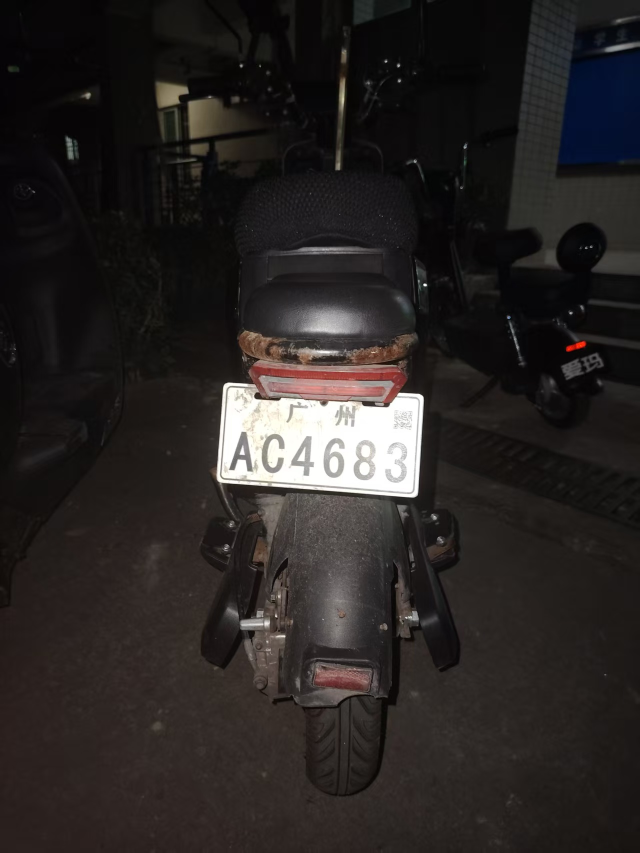
#> input picture car1.jpg, 1279 x 1706 px (shown at 1/2 size); its folder holds only this picture in this run
$ python -i fitLine-detection.py   (imports and definitions only)
#> lines starting #> are read from the running program, lines starting #| are printed output that depends on the picture; after the words box and inside, x2 and y2 are one past the last pixel; in counts of white or black regions, pixels touching at a corner belong together
import cv2
import numpy as np
import os
import tkinter as tk
from tkinter import ttk
from PIL import Image, ImageTk


def draw_fit_lines(image_path):
    """
    在原图像上绘制使用cv2.fitLine拟合的上下边界线

    参数:
    image_path: 输入图片路径
    """
#> called with image_path = 'car1.jpg'
    # 读取图片
    img = cv2.imread(image_path)
#> img is the input picture: shape (1706, 1279, 3); mean B, G, R 35.7, 37, 41
    if img is None:
        print(f"无法读取图片: {image_path}")
        return None

    original = img.copy()
    height, width = img.shape[:2]
#> height = 1706; width = 1279

    # 转换为灰度图并进行自适应二值化
    gray = cv2.cvtColor(img, cv2.COLOR_BGR2GRAY)
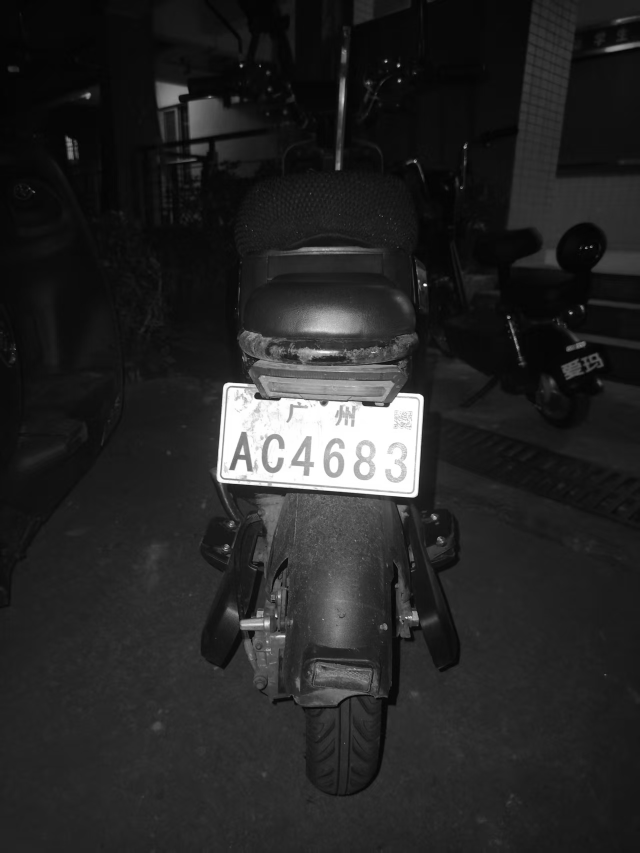
#> gray: shape (1706, 1279) (shown at 1/2 size); min 0, max 255, mean 38.1
    binary = cv2.adaptiveThreshold(gray, 180, cv2.ADAPTIVE_THRESH_GAUSSIAN_C, cv2.THRESH_BINARY_INV, 11, 2)
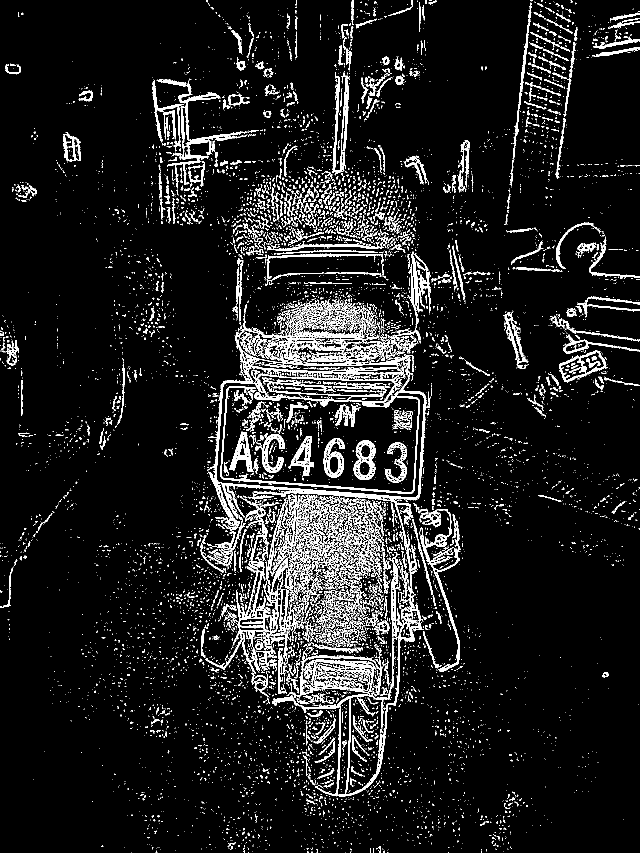
#> binary: shape (1706, 1279) (shown at 1/2 size); values 0 (black) and 180 (white), 9% white; 10265 white regions (9118 under 20 px)

    # 寻找轮廓
    contours, _ = cv2.findContours(binary, cv2.RETR_EXTERNAL, cv2.CHAIN_APPROX_SIMPLE)
#> contours = 9678 contours, 9153 with area under 20; largest, box (x1, y1, x2, y2) and area: (414, 618, 853, 1593) 120234, (411, 997, 583, 1348) 9781, (621, 1318, 759, 1387) 6756, (1118, 700, 1216, 765) 3329, (839, 1018, 921, 1344) 3100

    if not contours:
        print("未找到轮廓")
        return original

    # 找到最大的轮廓
    contours = sorted(contours, key=cv2.contourArea, reverse=True)
    largest_contour = contours[0]
#> largest_contour = contour of 5554 points, box (x1, y1, x2, y2) (414, 618, 853, 1593), area 120234

    # 提取轮廓点
    contour_points = largest_contour.reshape(-1, 2).astype(np.float32)
#> contour_points = 5554 pairs, first value 414 to 852, second value 618 to 1592

    # 计算轮廓的中心Y坐标
    center_y = np.mean(contour_points[:, 1])
#> center_y = 939.1

    # 分离上下边界点
    upper_points = contour_points[contour_points[:, 1] < center_y]
#> upper_points = 2844 pairs, first value 415 to 852, second value 618 to 939
    lower_points = contour_points[contour_points[:, 1] > center_y]
#> lower_points = 2710 pairs, first value 414 to 846, second value 940 to 1592

    # 如果分离点太少，尝试另一种方法
    if len(upper_points) < 10 or len(lower_points) < 10:
        # 按Y坐标排序
        sorted_points_y = sorted(contour_points, key=lambda p: p[1])
        mid = len(sorted_points_y) // 2
        upper_points = np.array(sorted_points_y[:mid], dtype=np.float32)
        lower_points = np.array(sorted_points_y[mid:], dtype=np.float32)

    # 使用cv2.fitLine拟合上下边界线
    upper_line = None
    lower_line = None

    if len(upper_points) > 3:
        upper_line = cv2.fitLine(upper_points, cv2.DIST_L2, 0, 0.01, 0.01)
#> upper_line = [0.998, -0.0638, 642.4, 699.8]

    if len(lower_points) > 3:
        lower_line = cv2.fitLine(lower_points, cv2.DIST_L2, 0, 0.01, 0.01)
#> lower_line = [0.523, 0.852, 673.4, 1190.2]

    # 在原图上绘制上下边界线
    if upper_line is not None:
        # 提取直线参数
        vx_upper = upper_line[0][0]
#> vx_upper = 0.998
        vy_upper = upper_line[1][0]
#> vy_upper = -0.0638
        x0_upper = upper_line[2][0]
#> x0_upper = 642.4
        y0_upper = upper_line[3][0]
#> y0_upper = 699.8

        # 计算直线在图像边界的两个点
        if abs(vx_upper) > abs(vy_upper):
            # 水平线为主
            x1 = 0
            y1 = int(y0_upper + (x1 - x0_upper) * (vy_upper / vx_upper))
#> y1 = 740
            x2 = width - 1
#> x2 = 1278
            y2 = int(y0_upper + (x2 - x0_upper) * (vy_upper / vx_upper))
#> y2 = 659
        else:
            # 垂直线为主
            y1 = 0
            x1 = int(x0_upper + (y1 - y0_upper) * (vx_upper / vy_upper))
            y2 = height - 1
            x2 = int(x0_upper + (y2 - y0_upper) * (vx_upper / vy_upper))

        # 绘制上边界线（红色）
        cv2.line(original, (x1, y1), (x2, y2), (0, 0, 255), 2)

    if lower_line is not None:
        # 提取直线参数
        vx_lower = lower_line[0][0]
#> vx_lower = 0.523
        vy_lower = lower_line[1][0]
#> vy_lower = 0.852
        x0_lower = lower_line[2][0]
#> x0_lower = 673.4
        y0_lower = lower_line[3][0]
#> y0_lower = 1190.2

        # 计算直线在图像边界的两个点
        if abs(vx_lower) > abs(vy_lower):
            # 水平线为主
            x1 = 0
            y1 = int(y0_lower + (x1 - x0_lower) * (vy_lower / vx_lower))
            x2 = width - 1
            y2 = int(y0_lower + (x2 - x0_lower) * (vy_lower / vx_lower))
        else:
            # 垂直线为主
            y1 = 0
            x1 = int(x0_lower + (y1 - y0_lower) * (vx_lower / vy_lower))
#> x1 = -57
            y2 = height - 1
#> y2 = 1705
            x2 = int(x0_lower + (y2 - y0_lower) * (vx_lower / vy_lower))
#> x2 = 989

        # 绘制下边界线（蓝色）
        cv2.line(original, (x1, y1), (x2, y2), (255, 0, 0), 2)
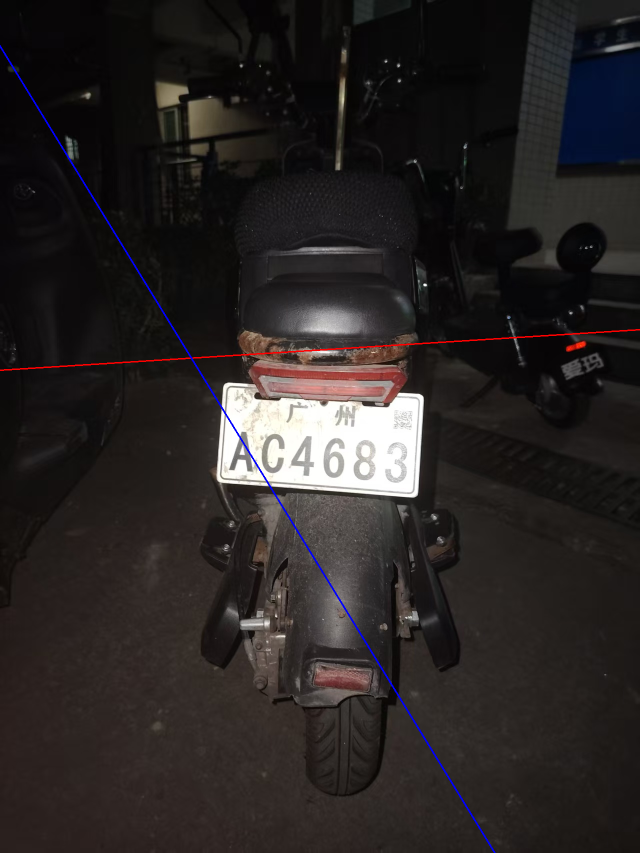
#> original: shape (1706, 1279, 3) (shown at 1/2 size); mean B, G, R 36.3, 36.8, 41.3

    return original


# [43 lines left out: functions resize_image, cv2_to_pil_image, not called in this run]


class LicensePlateApp:
    """
    车牌边界线拟合可视化应用
    """
    # [177 lines left out: functions __init__, create_widgets, load_image_list, on_image_select, display_image, save_result, not called in this run]


# [9 lines not run here, left out]

>>> result = draw_fit_lines('car1.jpg')
